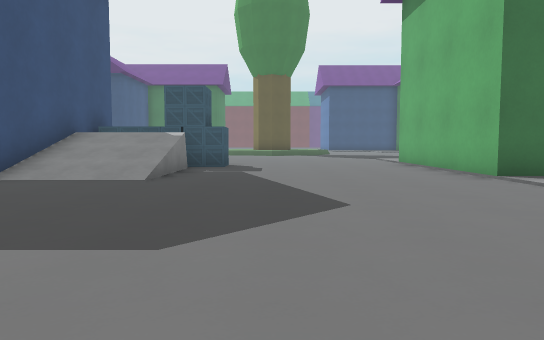
View 1 (above)

24 first-person views from a walk through a 3-D level made in the Godot game engine. The camera is 1.2 m above the floor, tilts 4° down and sees 70° across. The floor is counted in squares, 2 m on a side. Each view is taken from the middle of a square. On the plan, view 1 faces up. The plan holds only what a view shows up to about 11 squares ahead; the rest is blank. The place goes on beyond the plan. Surface patterns are stand-ins for the level's own textures.

View 2
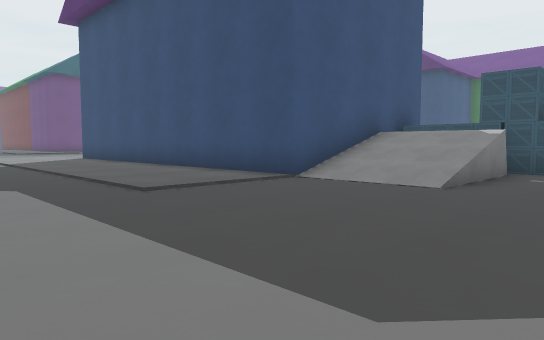

View 3
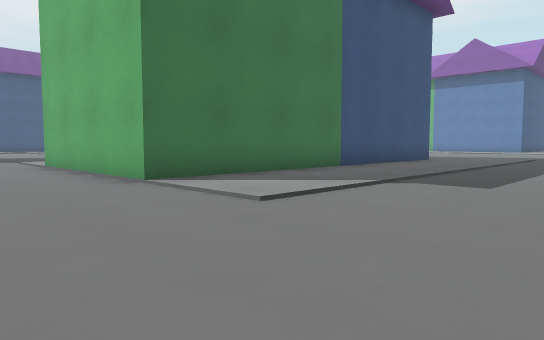

View 4
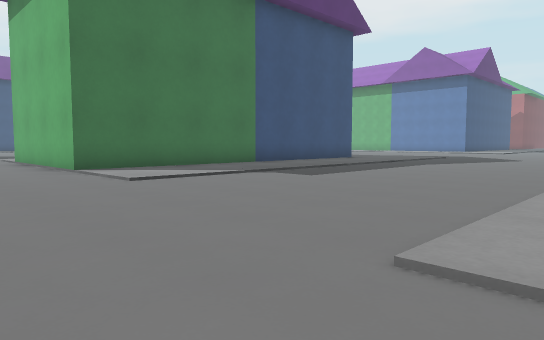

View 5
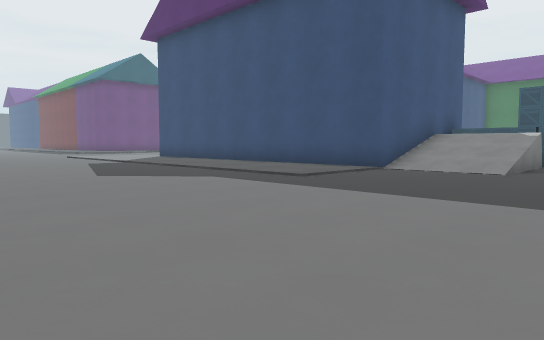

View 6
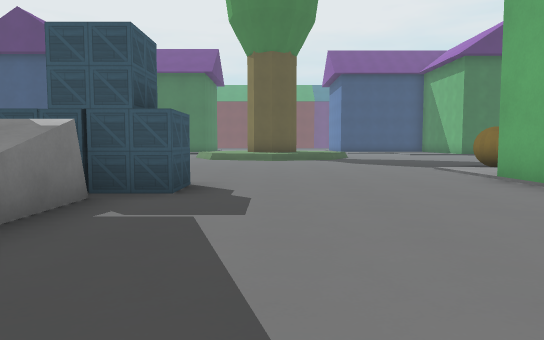

View 7
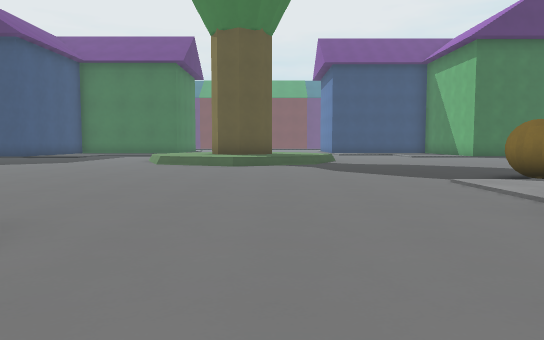

View 8
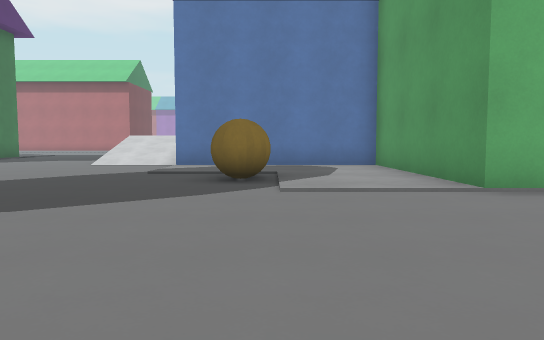

View 9
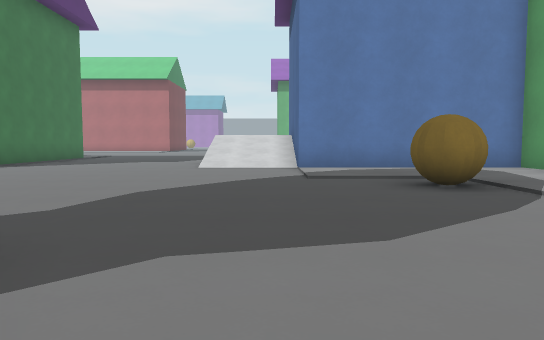

View 10
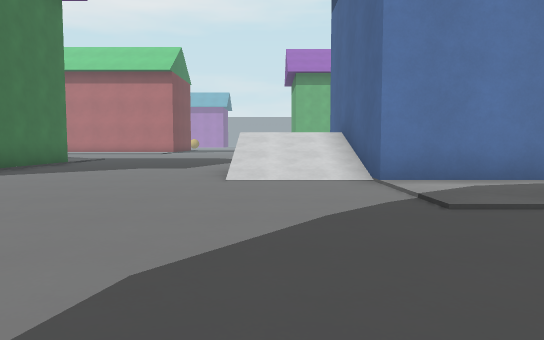

View 11
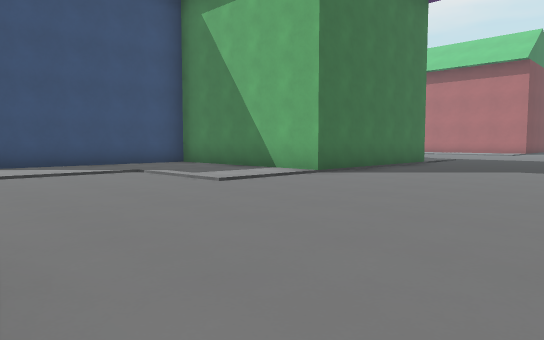

View 12
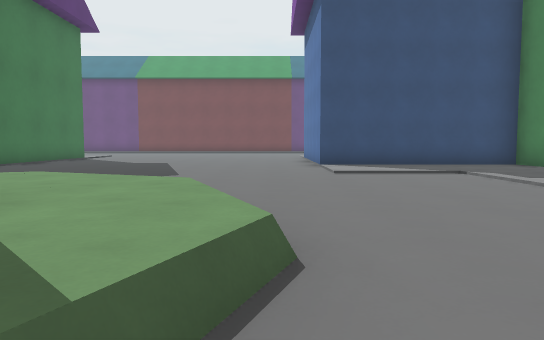

View 13
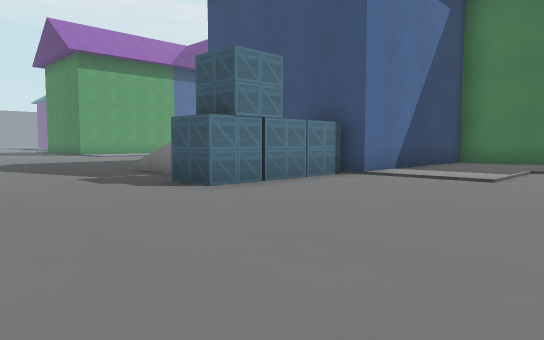

View 14
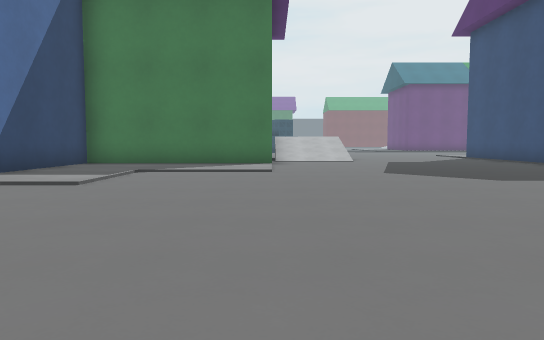

View 15
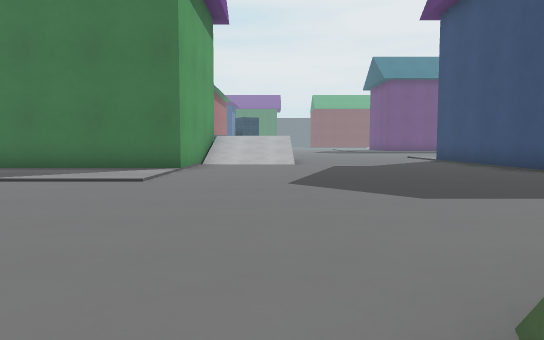

View 16
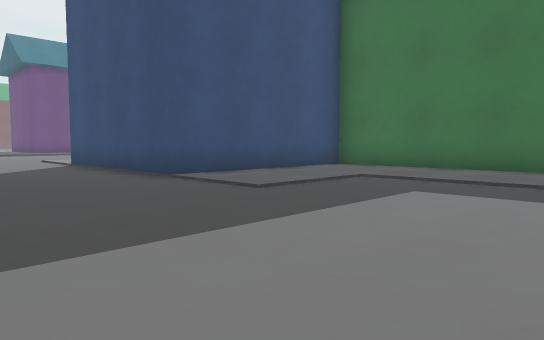

View 17
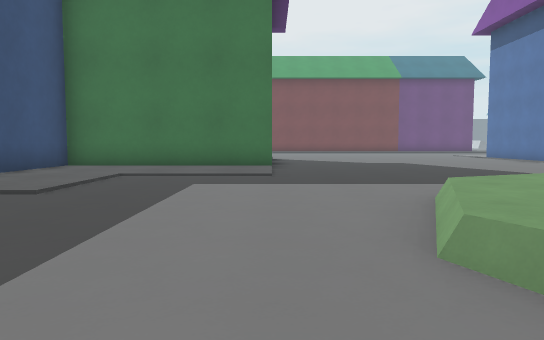

View 18
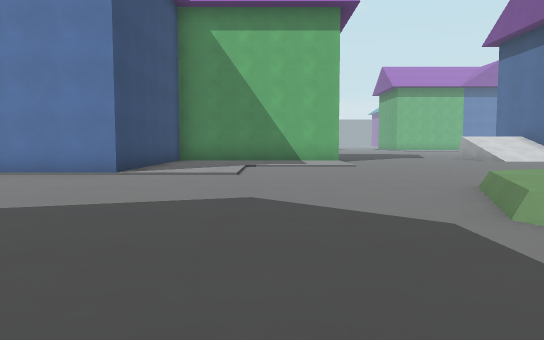

View 19
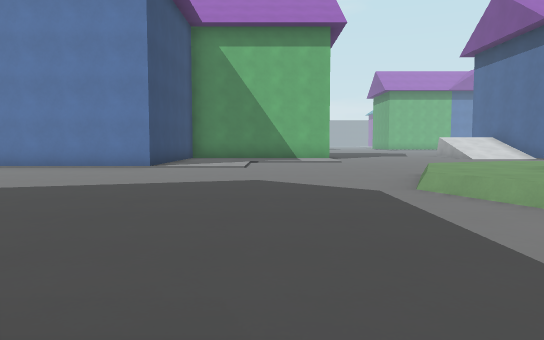

View 20
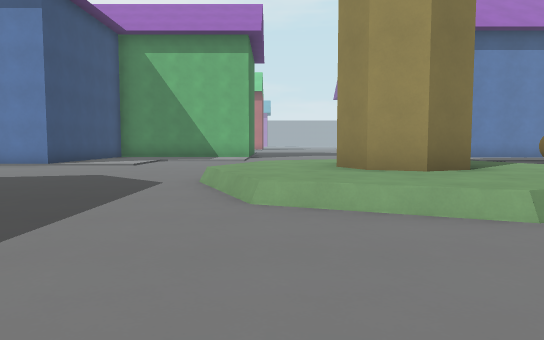

View 21
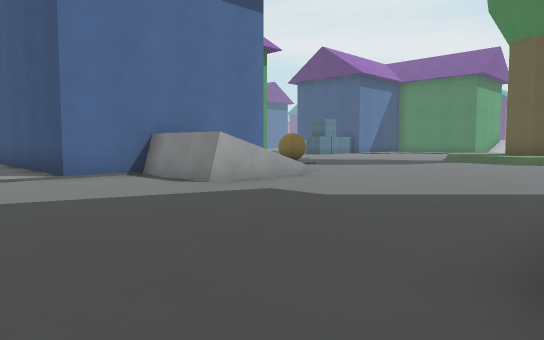

View 22
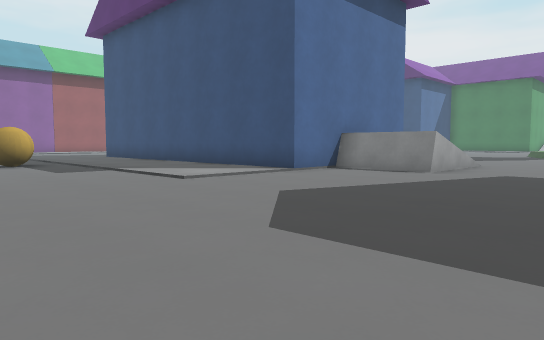

View 23
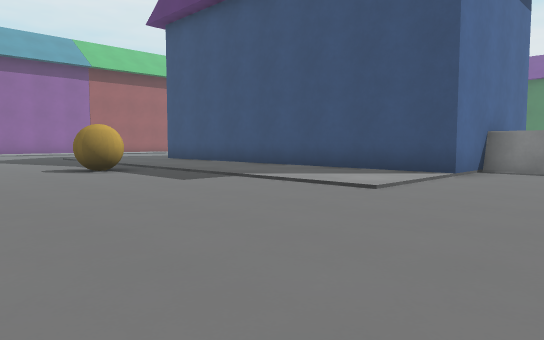

View 24
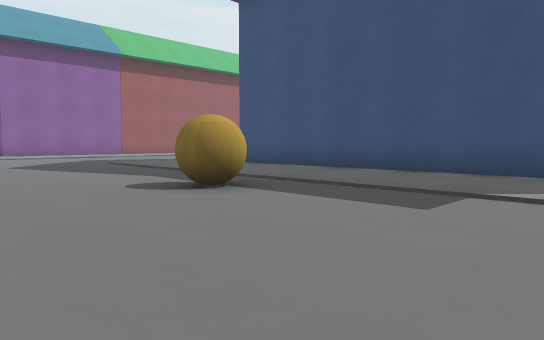

### Floor plan
Key: @ floor where view 1 was taken; # wall or solid block; . main floor; : floor 0.5 m higher than the main floor; / step, stairs or slope; = window, fence, low wall or low ledge; v drop or lower ground; B building; A box; L ball.
Columns run from 12 left of view 1 to 21 right of it. Each row starts with its distance up from view 1.
 30         B........#
 29    BBBBBB........######
 28    B    ..............#
 27    B    ..............#
 26    B .................#
 25    B .................#
 24 BBBB ......///........#####..
 23 ..........:/:/:..............
 22 .........//## //.................
 21 ........./:#  :/.................
 20 .........//#  //.................
 19 ..........:/:/:...................
 18 /..........///.......///=.........
 17 /....................///v.........
 16 BBB..................BBBBB........
 15   B  ............LL  B   B   .....
 14   B  .............L  B   B  ......
 13   B  ............    B   B  ......
 12   B     .........    B   B  ......
 11   BBBBBB........BBBBBB   B   .L..
 10        BAAAA....B        B   .L..
  9        B==#.....B        B   ....
  8        B///.....B        B   ....
  7        B///.....BBBBBBBBBB   ....
  6  BBBBBBB///......            ...
  5         .........            ...
  4         ..................   ...
  3  .........................   ...
  2 ..........................
  1 ..........................
  0 ............@.............
 -1     ..................
 -2          .......

Positions as (right, up) in squares from view 1, and headings:
1: (0, 0), facing up
2: (0, 1), facing up-left
3: (1, 1), facing up-right
4: (1, -2), facing up-right
5: (0, -2), facing up-left
6: (0, 5), facing up
7: (1, 8), facing up
8: (-1, 14), facing right
9: (0, 17), facing right
10: (3, 18), facing right
11: (3, 19), facing up-right
12: (3, 19), facing up
13: (2, 15), facing down-left
14: (1, 16), facing left
15: (-1, 18), facing left
16: (-3, 20), facing up-left
17: (-4, 19), facing up
18: (-3, 26), facing right
19: (-5, 26), facing right
20: (-6, 23), facing right
21: (16, 24), facing down-left
22: (20, 22), facing down-left
23: (21, 19), facing down-left
24: (21, 15), facing down-left
